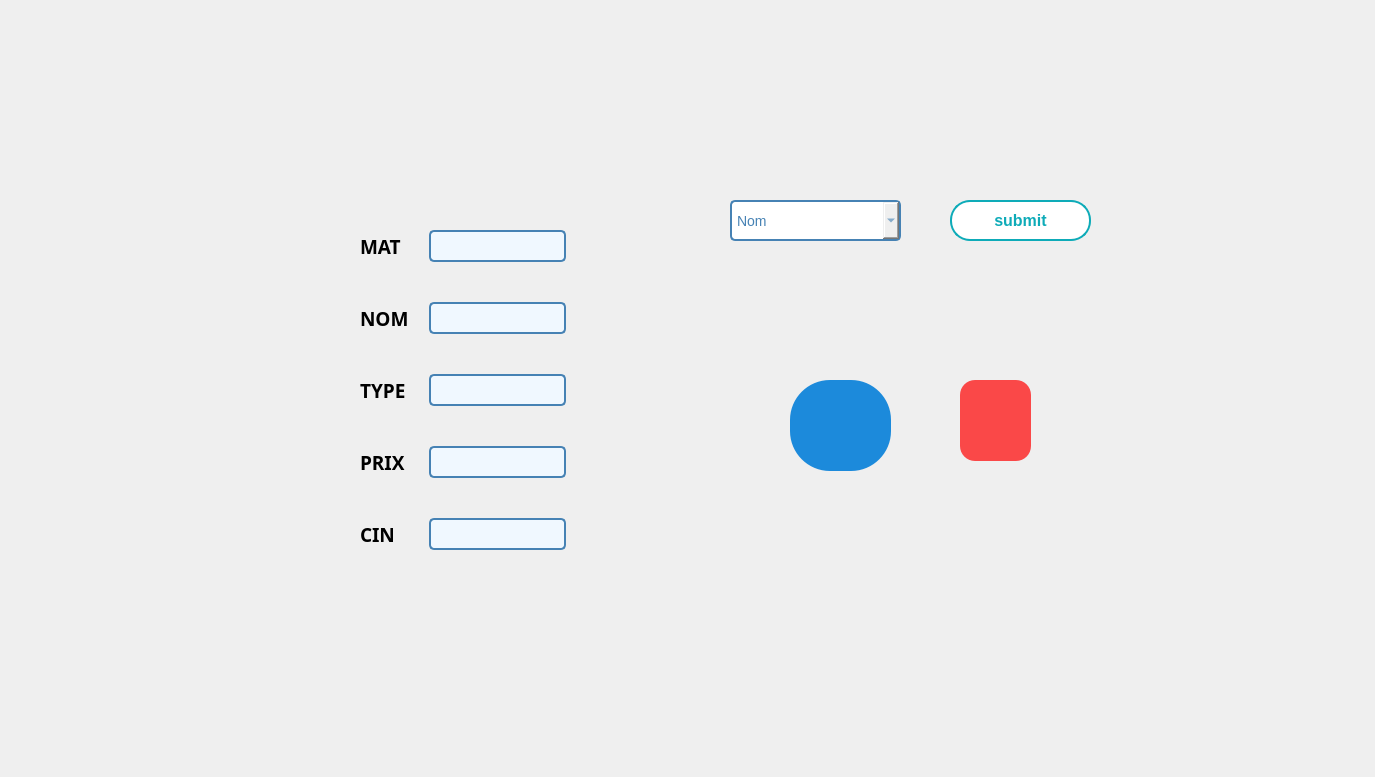
      <widget class="QWidget" name="tab_9">
       <attribute name="title">
        <string>Achat</string>
       </attribute>
       <widget class="QWidget" name="formLayoutWidget_9">
        <property name="geometry">
         <rect>
          <x>360</x>
          <y>230</y>
          <width>341</width>
          <height>322</height>
         </rect>
        </property>
        <layout class="QFormLayout" name="formLayout_11">
         <property name="sizeConstraint">
          <enum>QLayout::SetDefaultConstraint</enum>
         </property>
         <property name="fieldGrowthPolicy">
          <enum>QFormLayout::FieldsStayAtSizeHint</enum>
         </property>
         <property name="rowWrapPolicy">
          <enum>QFormLayout::WrapLongRows</enum>
         </property>
         <property name="labelAlignment">
          <set>Qt::AlignLeading|Qt::AlignLeft|Qt::AlignVCenter</set>
         </property>
         <property name="formAlignment">
          <set>Qt::AlignLeading|Qt::AlignLeft|Qt::AlignTop</set>
         </property>
         <property name="horizontalSpacing">
          <number>20</number>
         </property>
         <property name="verticalSpacing">
          <number>40</number>
         </property>
         <property name="leftMargin">
          <number>0</number>
         </property>
         <property name="topMargin">
          <number>0</number>
         </property>
         <item row="1" column="0">
          <widget class="QLabel" name="cINLabel_14">
           <property name="font">
            <font>
             <family>Bell MT</family>
             <pointsize>14</pointsize>
             <weight>75</weight>
             <bold>true</bold>
            </font>
           </property>
           <property name="text">
            <string>NOM</string>
           </property>
          </widget>
         </item>
         <item row="2" column="0">
          <widget class="QLabel" name="prenomLabel_5">
           <property name="font">
            <font>
             <family>Bell MT</family>
             <pointsize>14</pointsize>
             <weight>75</weight>
             <bold>true</bold>
            </font>
           </property>
           <property name="text">
            <string>TYPE</string>
           </property>
          </widget>
         </item>
         <item row="2" column="1">
          <widget class="QLineEdit" name="TYPEA">
           <property name="styleSheet">
            <string notr="true">/* Style général du formulaire */
QLineEdit {
    border: 2px solid #4682B4; /* Bordure bleue */
    border-radius: 5px; /* Coins arrondis */
    padding: 5px; /* Espace intérieur */
    font-size: 14px; /* Taille de la police */
    font-family: &quot;Arial&quot;, sans-serif; /* Police de caractère */
    color: #4682B4; /* Couleur du texte */
    background-color: #F0F8FF; /* Couleur de fond */
}

/* Style lorsque le champ de formulaire est en focus */
QLineEdit:focus {
    border-color: #1E90FF; /* Bordure bleu clair en focus */
}

/* Style pour les champs désactivés */
QLineEdit:disabled {
    color: #808080; /* Texte gris pour les champs désactivés */
    background-color: #F5F5F5; /* Fond gris clair pour les champs désactivés */
}
</string>
           </property>
          </widget>
         </item>
         <item row="3" column="0">
          <widget class="QLabel" name="salaireLabel_10">
           <property name="font">
            <font>
             <family>Bell MT</family>
             <pointsize>14</pointsize>
             <weight>75</weight>
             <bold>true</bold>
            </font>
           </property>
           <property name="text">
            <string>PRIX</string>
           </property>
          </widget>
         </item>
         <item row="3" column="1">
          <widget class="QLineEdit" name="PRIXA">
           <property name="font">
            <font>
             <family>Arial</family>
             <pointsize>-1</pointsize>
            </font>
           </property>
           <property name="styleSheet">
            <string notr="true">/* Style général du formulaire */
QLineEdit {
    border: 2px solid #4682B4; /* Bordure bleue */
    border-radius: 5px; /* Coins arrondis */
    padding: 5px; /* Espace intérieur */
    font-size: 14px; /* Taille de la police */
    font-family: &quot;Arial&quot;, sans-serif; /* Police de caractère */
    color: #4682B4; /* Couleur du texte */
    background-color: #F0F8FF; /* Couleur de fond */
}

/* Style lorsque le champ de formulaire est en focus */
QLineEdit:focus {
    border-color: #1E90FF; /* Bordure bleu clair en focus */
}

/* Style pour les champs désactivés */
QLineEdit:disabled {
    color: #808080; /* Texte gris pour les champs désactivés */
    background-color: #F5F5F5; /* Fond gris clair pour les champs désactivés */
}
</string>
           </property>
          </widget>
         </item>
         <item row="1" column="1">
          <widget class="QLineEdit" name="NOMA">
           <property name="enabled">
            <bool>true</bool>
           </property>
           <property name="styleSheet">
            <string notr="true">/* Style général du formulaire */
QLineEdit {
    border: 2px solid #4682B4; /* Bordure bleue */
    border-radius: 5px; /* Coins arrondis */
    padding: 5px; /* Espace intérieur */
    font-size: 14px; /* Taille de la police */
    font-family: &quot;Arial&quot;, sans-serif; /* Police de caractère */
    color: #4682B4; /* Couleur du texte */
    background-color: #F0F8FF; /* Couleur de fond */
}

/* Style lorsque le champ de formulaire est en focus */
QLineEdit:focus {
    border-color: #1E90FF; /* Bordure bleu clair en focus */
}

/* Style pour les champs désactivés */
QLineEdit:disabled {
    color: #808080; /* Texte gris pour les champs désactivés */
    background-color: #F5F5F5; /* Fond gris clair pour les champs désactivés */
}
</string>
           </property>
          </widget>
         </item>
         <item row="0" column="0">
          <widget class="QLabel" name="nomLabel_11">
           <property name="font">
            <font>
             <family>Bell MT</family>
             <pointsize>14</pointsize>
             <weight>75</weight>
             <bold>true</bold>
            </font>
           </property>
           <property name="text">
            <string>MAT</string>
           </property>
          </widget>
         </item>
         <item row="0" column="1">
          <widget class="QLineEdit" name="MATA">
           <property name="enabled">
            <bool>true</bool>
           </property>
           <property name="styleSheet">
            <string notr="true">/* Style général du formulaire */
QLineEdit {
    border: 2px solid #4682B4; /* Bordure bleue */
    border-radius: 5px; /* Coins arrondis */
    padding: 5px; /* Espace intérieur */
    font-size: 14px; /* Taille de la police */
    font-family: &quot;Arial&quot;, sans-serif; /* Police de caractère */
    color: #4682B4; /* Couleur du texte */
    background-color: #F0F8FF; /* Couleur de fond */
}

/* Style lorsque le champ de formulaire est en focus */
QLineEdit:focus {
    border-color: #1E90FF; /* Bordure bleu clair en focus */
}

/* Style pour les champs désactivés */
QLineEdit:disabled {
    color: #808080; /* Texte gris pour les champs désactivés */
    background-color: #F5F5F5; /* Fond gris clair pour les champs désactivés */
}
</string>
           </property>
          </widget>
         </item>
         <item row="4" column="0">
          <widget class="QLabel" name="salaireLabel_11">
           <property name="font">
            <font>
             <family>Bell MT</family>
             <pointsize>14</pointsize>
             <weight>75</weight>
             <bold>true</bold>
            </font>
           </property>
           <property name="text">
            <string>CIN</string>
           </property>
          </widget>
         </item>
         <item row="4" column="1">
          <widget class="QLineEdit" name="cin_achat">
           <property name="font">
            <font>
             <family>Arial</family>
             <pointsize>-1</pointsize>
            </font>
           </property>
           <property name="styleSheet">
            <string notr="true">/* Style général du formulaire */
QLineEdit {
    border: 2px solid #4682B4; /* Bordure bleue */
    border-radius: 5px; /* Coins arrondis */
    padding: 5px; /* Espace intérieur */
    font-size: 14px; /* Taille de la police */
    font-family: &quot;Arial&quot;, sans-serif; /* Police de caractère */
    color: #4682B4; /* Couleur du texte */
    background-color: #F0F8FF; /* Couleur de fond */
}

/* Style lorsque le champ de formulaire est en focus */
QLineEdit:focus {
    border-color: #1E90FF; /* Bordure bleu clair en focus */
}

/* Style pour les champs désactivés */
QLineEdit:disabled {
    color: #808080; /* Texte gris pour les champs désactivés */
    background-color: #F5F5F5; /* Fond gris clair pour les champs désactivés */
}
</string>
           </property>
          </widget>
         </item>
        </layout>
       </widget>
       <widget class="QPushButton" name="Retour_25">
        <property name="enabled">
         <bool>true</bool>
        </property>
        <property name="geometry">
         <rect>
          <x>790</x>
          <y>380</y>
          <width>101</width>
          <height>91</height>
         </rect>
        </property>
        <property name="font">
         <font>
          <family>Arial</family>
          <pointsize>-1</pointsize>
          <weight>75</weight>
          <bold>true</bold>
         </font>
        </property>
        <property name="autoFillBackground">
         <bool>false</bool>
        </property>
        <property name="styleSheet">
         <string notr="true">/* Style général du QPushButton */
QPushButton {
    border: none; /* Pas de bordure */
    border-radius: 40px; /* Coins arrondis */
    padding: 10px; /* Espace intérieur */
    font-size: 16px; /* Taille de la police */
    font-family: &quot;Arial&quot;, sans-serif; /* Police de caractère */
    color: #FFFFFF; /* Couleur du texte */
    background-color: #1c8adb; /* Couleur de fond rouge transparente */
    transition: background-color 0.5s, opacity 0.5s; /* Transition pour la couleur de fond et l'opacité */
}

/* Style de l'icône */
QPushButton::icon {
    width: 50px; /* Largeur de l'icône */
    height: 50px; /* Hauteur de l'icône */
    margin-right: 10px; /* Marge à droite de l'icône */
    border: 2px solid red; /* Bordure rouge autour de l'icône */
}

/* Style lorsque le bouton est survolé */
QPushButton:hover {
    background-color: transparent; /* Couleur de fond rouge transparente plus foncée au survol */
}

/* Style lorsque le bouton est enfoncé */
QPushButton:pressed {
    background-color: rgba(255, 0, 0, 1); /* Couleur de fond rouge transparente pleine lorsqu'enfoncé */
    opacity: 1; /* Réduire légèrement l'opacité lors de l'enfoncement */
}
</string>
        </property>
        <property name="text">
         <string/>
        </property>
        <property name="icon">
         <iconset resource="image/image.qrc">
          <normaloff>:/pngegg (1).png</normaloff>:/pngegg (1).png</iconset>
        </property>
        <property name="iconSize">
         <size>
          <width>80</width>
          <height>80</height>
         </size>
        </property>
        <property name="autoDefault">
         <bool>true</bool>
        </property>
       </widget>
       <widget class="QLabel" name="background_12">
        <property name="geometry">
         <rect>
          <x>0</x>
          <y>0</y>
          <width>1366</width>
          <height>768</height>
         </rect>
        </property>
        <property name="text">
         <string/>
        </property>
        <property name="pixmap">
         <pixmap resource="gestion_abonnement/image/image.qrc">:/background_3.png</pixmap>
        </property>
        <property name="scaledContents">
         <bool>true</bool>
        </property>
       </widget>
       <widget class="QComboBox" name="comboBox_achat">
        <property name="geometry">
         <rect>
          <x>730</x>
          <y>200</y>
          <width>171</width>
          <height>41</height>
         </rect>
        </property>
        <property name="styleSheet">
         <string notr="true">/* Style général du QComboBox */
QComboBox {
    border: 2px solid #4682B4; /* Bordure bleue */
    border-radius: 5px; /* Coins arrondis */
    padding: 5px; /* Espace intérieur */
    font-size: 14px; /* Taille de la police */
    font-family: &quot;Arial&quot;, sans-serif; /* Police de caractère */
    color: #4682B4; /* Couleur du texte */

}




/* Style des éléments déroulants */
QComboBox QAbstractItemView {
    border: 2px solid #4682B4; /* Bordure bleue */
    border-radius: 5px; /* Coins arrondis */
    font-size: 14px; /* Taille de la police */
    font-family: &quot;Arial&quot;, sans-serif; /* Police de caractère */
    color: #4682B4; /* Couleur du texte */
    background-color: #F0F8FF; /* Couleur de fond */
}

/* Style des éléments déroulants au survol */
QComboBox QAbstractItemView:hover {
    background-color: #87CEEB; /* Couleur de fond bleue au survol */
}
</string>
        </property>
        <item>
         <property name="text">
          <string>Nom</string>
         </property>
        </item>
       </widget>
       <widget class="QPushButton" name="Bachat">
        <property name="enabled">
         <bool>true</bool>
        </property>
        <property name="geometry">
         <rect>
          <x>950</x>
          <y>200</y>
          <width>141</width>
          <height>41</height>
         </rect>
        </property>
        <property name="font">
         <font>
          <family>Arial</family>
          <pointsize>12</pointsize>
          <weight>75</weight>
          <bold>true</bold>
         </font>
        </property>
        <property name="autoFillBackground">
         <bool>false</bool>
        </property>
        <property name="styleSheet">
         <string notr="true">/* Styles généraux du bouton */
QPushButton {
    background-color: #ffffff; /* Bleu clair pour représenter l'eau */
    border: 2px solid #0EABB8; /* Bordure bleue */
    color: #0EABB8; /* Texte blanc */
    padding: 10px ; /* Espacement intérieur */

    font-weight: bold; /* Police en gras */
    border-radius: 20px; /* Bordure arrondie */
    outline: none; /* Supprime la bordure de focus */
  
    overflow: hidden; /* Cache le contenu débordant */
    transition: background-color 0.3s, color 0.3s; /* Transition des couleurs */
}

/* Style au survol du bouton */
QPushButton:hover {
    background-color: #0EABB8; /* Fond devient blanc */
    color: #ffffff; /* Texte devient bleu clair */
}

/* Style au clic du bouton */
QPushButton:pressed {
    background-color: #0EABB8; /* Bleu foncé lors du clic */
    color: #f8f8f8; /* Texte blanc lors du clic */
}

/* Animation pour le pseudo-élément :after */
QPushButton::after {
    content: ''; /* Contenu vide */
    position: absolute; /* Position absolue */
    width: 100%; /* Largeur à 100% */
    height: 100%; /* Hauteur à 100% */
    background-color: rgba(255, 255, 255, 0.3); /* Fond semi-transparent */
    top: 50%; /* Positionnement au centre vertical */
    left: 50%; /* Positionnement au centre horizontal */
    border-radius: 50%; /* Bordure arrondie */
    transform: translate(-50%, -50%) scale(0); /* Réduit l'échelle à 0 */
    transition: transform 0.5s ease; /* Transition de l'échelle */
}

/* Animation au survol du bouton */
QPushButton:hover::after {
    transform: translate(-50%, -50%) scale(2); /* Augmente l'échelle à 2 */
}
</string>
        </property>
        <property name="text">
         <string>submit</string>
        </property>
        <property name="icon">
         <iconset>
          <normaloff>../Downloads/anyrgb.com.png</normaloff>../Downloads/anyrgb.com.png</iconset>
        </property>
        <property name="autoDefault">
         <bool>true</bool>
        </property>
       </widget>
       <widget class="QPushButton" name="pdf_eq">
        <property name="enabled">
         <bool>true</bool>
        </property>
        <property name="geometry">
         <rect>
          <x>960</x>
          <y>380</y>
          <width>71</width>
          <height>81</height>
         </rect>
        </property>
        <property name="font">
         <font>
          <family>Arial</family>
          <pointsize>-1</pointsize>
          <weight>75</weight>
          <bold>true</bold>
         </font>
        </property>
        <property name="autoFillBackground">
         <bool>false</bool>
        </property>
        <property name="styleSheet">
         <string notr="true">/* Style général du QPushButton */
QPushButton {
    border: none; /* Pas de bordure */
    border-radius: 15px; /* Coins arrondis */
    padding: 10px; /* Espace intérieur */
    font-size: 16px; /* Taille de la police */
    font-family: &quot;Arial&quot;, sans-serif; /* Police de caractère */
    color: #FFFFFF; /* Couleur du texte */
    background-color: rgba(255, 0, 0, 0.7); /* Couleur de fond rouge transparente */
    transition: background-color 0.5s, opacity 0.5s; /* Transition pour la couleur de fond et l'opacité */
}

/* Style de l'icône */
QPushButton::icon {
    width: 50px; /* Largeur de l'icône */
    height: 50px; /* Hauteur de l'icône */
    margin-right: 10px; /* Marge à droite de l'icône */
    border: 2px solid red; /* Bordure rouge autour de l'icône */
}

/* Style lorsque le bouton est survolé */
QPushButton:hover {
    background-color: rgba(255, 0, 0, 0.9); /* Couleur de fond rouge transparente plus foncée au survol */
}

/* Style lorsque le bouton est enfoncé */
QPushButton:pressed {
    background-color: rgba(255, 0, 0, 1); /* Couleur de fond rouge transparente pleine lorsqu'enfoncé */
    opacity: 1; /* Réduire légèrement l'opacité lors de l'enfoncement */
}
</string>
        </property>
        <property name="text">
         <string/>
        </property>
        <property name="icon">
         <iconset resource="gestion_abonnement/image/image.qrc">
          <normaloff>:/pdf.png</normaloff>:/pdf.png</iconset>
        </property>
        <property name="iconSize">
         <size>
          <width>70</width>
          <height>70</height>
         </size>
        </property>
        <property name="autoDefault">
         <bool>true</bool>
        </property>
       </widget>
       <zorder>background_12</zorder>
       <zorder>formLayoutWidget_9</zorder>
       <zorder>Retour_25</zorder>
       <zorder>comboBox_achat</zorder>
       <zorder>Bachat</zorder>
       <zorder>pdf_eq</zorder>
      </widget>
